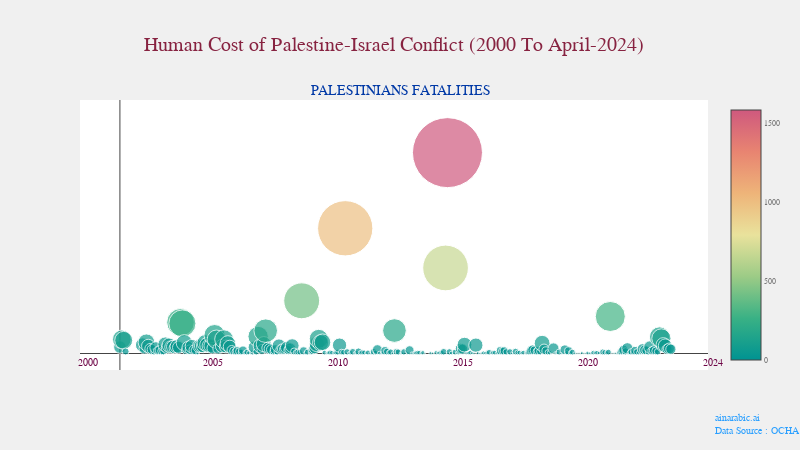

Here is the notebook cell this chart was saved with:
### Markdown cell above
### **PXScatter Chart**

### Code cell
scatter_plot = Scatter(df=csv_df,var = csv_features[0])
scatter_plot.show()

### Figure 1 — Plotly figure (JSON) as saved in the notebook; plotly's stock layout.template omitted (floating-point values rounded to 4 significant figures; data arrays with more than 128 entries replaced by an {"elided": "..."} marker saying what was removed)
{"data": [{"hoverinfo": "text", "hovertext": {"elided": "292 str values"}, "marker": {"color": {"elided": "292 int values"}, "colorbar": {"tickfont": {"color": "#777", "size": 8}, "title": {"font": {"color": "#414A4C", "size": 12}, "text": ""}}, "colorscale": [[0, "rgb(0, 147, 146)"], [0.1667, "rgb(57, 177, 133)"], [0.3333, "rgb(156, 203, 134)"], [0.5, "rgb(233, 226, 156)"], [0.6667, "rgb(238, 180, 121)"], [0.8333, "rgb(232, 132, 113)"], [1, "rgb(207, 89, 126)"]], "showscale": true, "size": {"elided": "292 int values"}, "sizemode": "area", "sizeref": 0.6469}, "mode": "markers", "type": "scatter", "x": {"elided": "292 int values"}, "y": {"elided": "292 int values"}}], "layout": {"annotations": [{"align": "left", "font": {"color": "#279EFF", "size": 10}, "showarrow": false, "text": "ainarabic.ai<br>Data Source : OCHA", "x": 1.15, "xref": "paper", "y": -0.25, "yref": "paper"}, {"align": "center", "font": {"color": "#872341", "family": "bold", "size": 20}, "showarrow": false, "text": "Human Cost of Palestine-Israel Conflict (2000 To April-2024)", "x": 0.5, "xref": "paper", "y": 1.25, "yref": "paper"}, {"align": "center", "font": {"color": "#6C0345", "family": "bold", "size": 10}, "showarrow": false, "text": "                         2000                                   2005                                   2010                                   2015                                   2020                                   2024", "x": 0.45, "xref": "paper", "y": 0, "yref": "paper"}], "height": 450, "title": {"font": {"color": "#0039A6", "size": 14}, "text": "PALESTINIANS FATALITIES", "x": 0.5, "y": 0.81}, "width": 800, "xaxis": {"showgrid": false, "showticklabels": false}, "yaxis": {"showgrid": false, "showticklabels": false}}}
